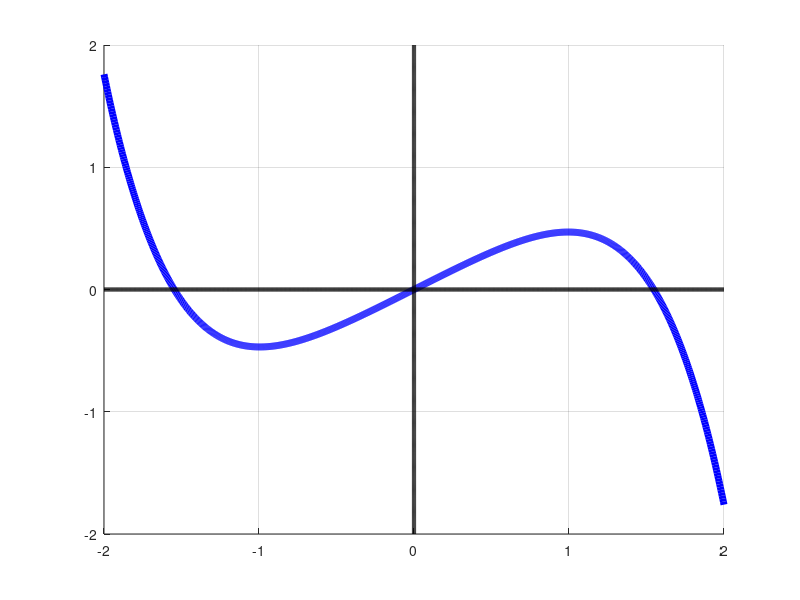

Here is the MATLAB script that generated this plot:
% Здесь реализовано преобразование функции восстанавливающего момента коробля

f1 = figure;
s = -2; % левая/нижняя граница графика
f = 2; % правая/верхняя граница графика
k = 1000; % количество точек на графике
N = 500; % количество итераций преобразования графика
step = (f-s)/k;
x = s:step:f;
pose1 = 1;
pose2 = 6;

% a0, a1, a3, a5 - коэффициенты полинома пятого порядка, задающего функцию восстанавливающего момента коробля.
% Порядок типов остойчивости: 

% 	1-ый неповрежденный     1-ый		2-ой		3-ий		4-ый		5-ый

a0=[		0               0           -0.2		0       	-0.2 		0.07]; 
a1=[		0.64            0.25		0.64		-0.64		-0.64		-0.64]; 
a3=[		-0.1            -0.1		-0.1 		2.5 		2.5 		2.5]; 
a5=[		-0.07           -0.05		-0.07		-1.3		-1.3		-1.3];

for i=0:N
    % proc - процент прошедшего времени. Используется для вычисления нынешнего значения коэффициентов диаграммы остойчивости
    proc = i/N;
    proc = 0;
    if proc >= 0.8
        a =5;
    end
    % recovery - нынешние коэффициенты функции восстанавливающего момента.
    recovery = [a0(pose1) + ((a0(pose2) - a0(pose1)) * proc) 
            	a1(pose1) + ((a1(pose2)-a1(pose1)) * proc) 
            	0 
                a3(pose1) + ((a3(pose2)-a3(pose1)) * proc) 
                0 
                a5(pose1) + ((a5(pose2)-a5(pose1)) * proc) 
                ];
    y = recovery(1) + recovery(2) * x + recovery(4) * x.^3 + recovery(6) * x.^5;
    
    % отображаются сам график и оси Ох и Оу
    figure(f1)
    clf(f1);
    hold on
    %plot(x, y, "b")
    %plot (zeros(k+1, 1), x, 'k')
    %plot (x, zeros(k+1, 1), 'k')
    plot(x, y, "b", 'LineWidth', 5)
    plot (zeros(k+1, 1), x, 'k', 'LineWidth', 3)
    plot (x, zeros(k+1, 1), 'k', 'LineWidth', 3)
    axis([s f s f])
    drawnow
    grid on
    hold off
end